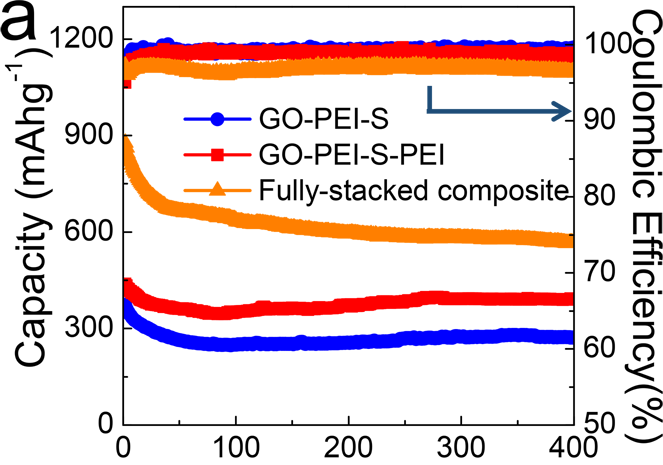
#> input picture cap1.png, 663 x 465 px, found by its file name
$ python GraphReverseImageDefinitions.py
#> lines starting #> are read from the running program, lines starting #| are printed output that depends on the picture
from PIL import Image
import numpy as np
#from matplotlib import pyplot as plt

def make_schema_and_histogram(aa):
    height= aa.shape[0]
    width = aa.shape[1]
    schema = np.zeros([height, width])
    histogram = {}
    jj = 0
    for y in range(height):
        for x in range(width):
            px = to_hue(get_rgb(aa,y,x))
            jj = int(px)
            schema[y,x] = jj
            if jj in histogram:
                histogram[jj] += 1
            else:
                histogram[jj] = 1
    return schema, histogram

def get_rgb(arraypic,he,le):
    triad = [arraypic[he,le,0], arraypic[he,le,1], arraypic[he,le,2]]
    return triad

def to_hue(triad):
    R_ = triad[0] / 255.0
    G_ = triad[1] / 255.0
    B_ = triad[2] / 255.0
    M_ = max(R_, G_, B_)
    m_ = min(R_, G_, B_)
    H_ = 0.0
    rr = M_ - m_
    if rr == 0.0:
        H_ = -100.0
        return H_
    if   (R_ == M_):
        H_ = 0.0 + (G_ - B_) / rr
    elif (G_ == M_):
        H_ = 2.0 + (B_ - R_) / rr
    elif (B_ == M_):
        H_ = 4.0 + (R_ - G_) / rr
    if H_ < 0.0:
        H_ = H_ + 6.0
    H_ = H_ * 60.0
    return H_

def successive_hue(hist,ii,vv):
    if ii in hist:
        if hist[ii]<vv:
            return True
    return False

def make_list_of_hues(histogram):
    data_order = list(histogram.keys())
    data_order.sort()
    data_series = {0: [0, 0]}
    data_series_current = 0
    hist_copy = histogram.copy()
    maximum_value = max(list(hist_copy.values()))
    hist_used = set()
    while len(hist_copy) != 0:
        for kk in histogram.keys():
            if not kk in hist_used:
                if histogram[kk] == maximum_value:
                    ii = kk
                    data_series[data_series_current] = [ii, ii]
                    vv = histogram[kk]
                    ii = kk + 1
                    while successive_hue(hist_copy,ii,vv):
                        data_series[data_series_current][1] = ii
                        vv = histogram[ii]
                        hist_used.add(ii)
                        hist_copy.pop(ii)
                        ii = ii + 1
                    vv = hist_copy[kk]
                    ii = kk - 1
                    while successive_hue(hist_copy,ii,vv):
                        data_series[data_series_current][0] = ii
                        vv = histogram[ii]
                        hist_used.add(ii)
                        hist_copy.pop(ii)
                        ii -= 1
                    hist_used.add(kk)
                    hist_copy.pop(kk)
                    data_series_current += 1
                    if len(hist_copy) != 0:
                        maximum_value = max(list(hist_copy.values()))
    return data_order, data_series

def make_data_weight_list(histogram, data_order, data_series):
    data_weight = {}
    for ii in data_order:
        sum_weight = histogram[ii]
        for jj in data_series:
            hue_range = data_series[jj]
            if ii <= hue_range[1] and ii>= hue_range[0]:
                if jj in data_weight:
                    data_weight[jj] += histogram[ii]
                else:
                    data_weight[jj] = histogram[ii]
    data_weight_list = []
    for ii in data_weight:
        if ii != 0:
            data_weight_list.append(data_weight[ii])
    data_weight_list.sort()
    return data_weight, data_weight_list

def select_threshold(data_weight_list):
    threshold = 0
    maximum_range = len(data_weight_list)
    for ii in range(maximum_range):
        if ii != 0:
            jj = maximum_range-ii
            kk = maximum_range-ii-1
            if data_weight_list[jj]/data_weight_list[kk] >= 5:
                threshold = data_weight_list[jj]
                break
    return threshold

def depict_series(aa,data_series,threshold,schema):
    bb = {}
    height= aa.shape[0]
    width = aa.shape[1]
    for series in data_series:
        dws = data_weight[series]
        if (dws >= threshold) and (dws in data_weight_list):
            bb[series] = np.zeros((aa.shape),dtype='uint8')
    for y in range(height):
        for x in range(width):
            px = schema[y,x]
            for series in bb.keys():
                hue_range = data_series[series]
                if (px <= hue_range[1] and px >= hue_range[0]):
                    bb[series][y,x] = [255,255,255,255]
    return bb

def extract_reversed_series(aa,data_series,threshold,schema, data_weight, data_weight_list):
    bb = {}
    cc = {}
    dd = {}

    height = aa.shape[0]
    width  = aa.shape[1]
    for series in data_series:
        dws = data_weight[series]
        if (dws >= threshold) and (dws in data_weight_list):
            cc[series] = np.zeros([height,width])
            dd[series] = np.zeros([4,width])

    for y in range(height):
        for x in range(width):
            px = schema[y,x]
            for series in cc.keys():
                hue_range = data_series[series]
                if (px <= hue_range[1] and px >= hue_range[0]):
                    cc[series][y,x] = 1

    for x in range(width-1,0,-1):
        for series in cc.keys():
            started = False
            finished = False
            for y in range(height-1,0,-1):
                if cc[series][y,x] == 1:
                    if not started:
                        started = True
                    dd[series][1,x] = dd[series][1,x]+1
                    dd[series][2,x] = dd[series][2,x]+y
                    dd[series][3,x] = y-5
                else:
                    if started:
                        if (x == (width - 1)):
                            finished = True
                        if dd[series][3,x+1] == 0:
                            finished = True
                        if y < dd[series][3,x+1]:
                            finished = True
                        if finished:
                            break;
            zz = dd[series][1,x]
            if zz == 0:
                dd[series][0,x] = 0
            else:
                dd[series][0,x] = dd[series][2,x]/zz

    ff = {}
    for series in dd.keys():
        ff[series] = dd[series][0,:]
    return ff

def overlay_series(bb,ff):
    for series in ff.keys():
        for x in range(ff[series].shape[0]):
            eey = int(ff[series][x])
            if not eey == 0:
                bb[series][eey,x] = [255, 0, 0, 255]
    return bb

def visualize_threshold(aa, bb):
    cc = aa
    for elem in bb:
        cc = np.concatenate((cc,bb[elem]), axis = 1)
    img = Image.fromarray(cc, 'RGBA')
    img.show()

##MAIN.
if __name__ == '__main__':
    img = Image.open("D:/Python/cap1.png")
#> img is the input picture: PIL image 663x465 RGBA; mean R, G, B, A 230.9, 214, 214.8, 255
    aa = np.array(img)
    schema, histogram = make_schema_and_histogram(aa)
#> the loop in make_schema_and_histogram, `for y in range(height):` made 465 passes
#> after the loop in make_schema_and_histogram, `for y in range(height):`:
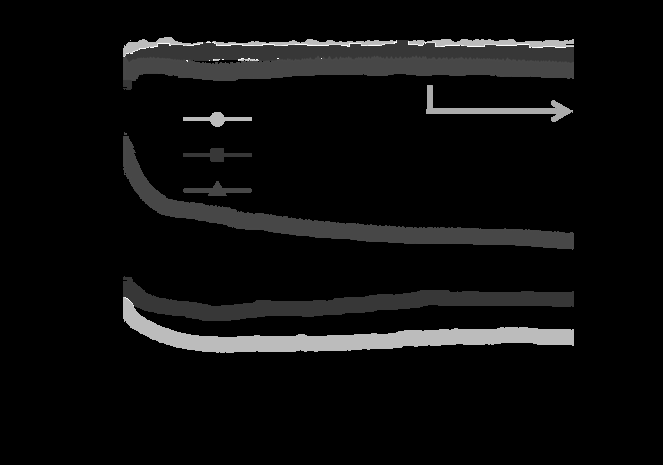
#> schema: shape (465, 663) float64; min -100, max 359, mean -76.3; drawn with min black and max white
    data_order, data_series = make_list_of_hues(histogram)
#> the loop in make_list_of_hues, `while len(hist_copy) != 0:` made 19 passes
    data_weight, data_weight_list = make_data_weight_list(histogram, data_order, data_series)
#> the loop in make_data_weight_list, `for ii in data_order:` made 155 passes
#> ii on passes 1 to 3: -100, 0, 1
#> the loop in make_data_weight_list, `for ii in data_weight:` made 68 passes
#> ii on passes 3 to 14: 11, 12, 14, 16, 17, 10, 7, 1, 51, 65, 34, 33
    threshold = select_threshold(data_weight_list)
    ff = extract_reversed_series(aa,data_series,threshold,schema, data_weight, data_weight_list)
#> the loop in extract_reversed_series, `for series in data_series:` made 68 passes
#> the loop in extract_reversed_series, `for series in dd.keys():` made 3 passes

    ##Esta parte no hace falta ya.
    bb = depict_series(aa,data_series,threshold,schema)
#> the loop in depict_series, `for series in data_series:` made 68 passes
    bb = overlay_series(bb,ff)
#> the loop in overlay_series, `for series in ff.keys():` made 3 passes
    visualize_threshold(aa,bb)
#> the loop in visualize_threshold, `for elem in bb:` made 3 passes
#> pass 1, in visualize_threshold, `cc = np.concatenate((cc,bb[elem]), axis = 1)`:
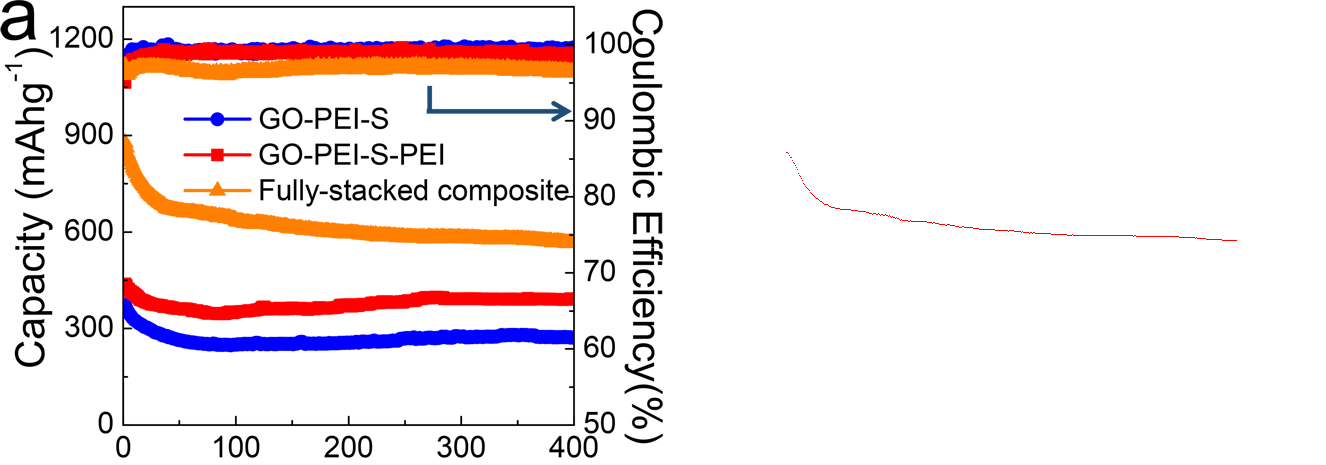
#> cc: shape (465, 1326, 4); mean R, G, B, A 122.2, 113.5, 113.9, 134.2; transparent parts drawn white
#> pass 2, in visualize_threshold, `cc = np.concatenate((cc,bb[elem]), axis = 1)`:
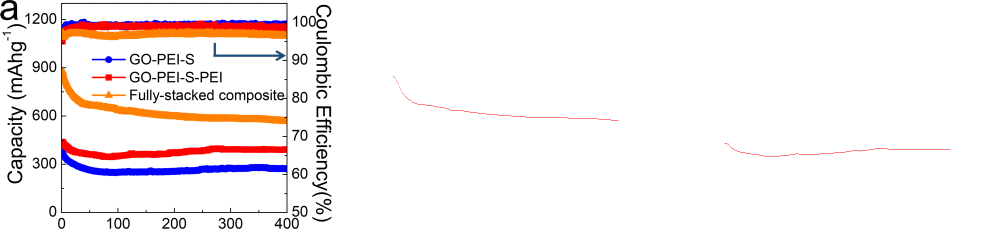
#> cc: shape (465, 1989, 4) (shown at 1/2 size); mean R, G, B, A 85.1, 79.2, 79.5, 93.1; transparent parts drawn white
#> pass 3, in visualize_threshold, `cc = np.concatenate((cc,bb[elem]), axis = 1)`:
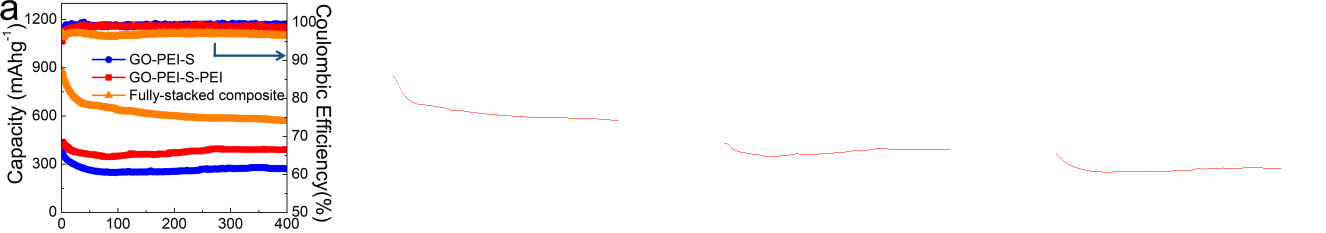
#> cc: shape (465, 2652, 4) (shown at 1/2 size); mean R, G, B, A 65.8, 61.2, 61.5, 71.8; transparent parts drawn white
